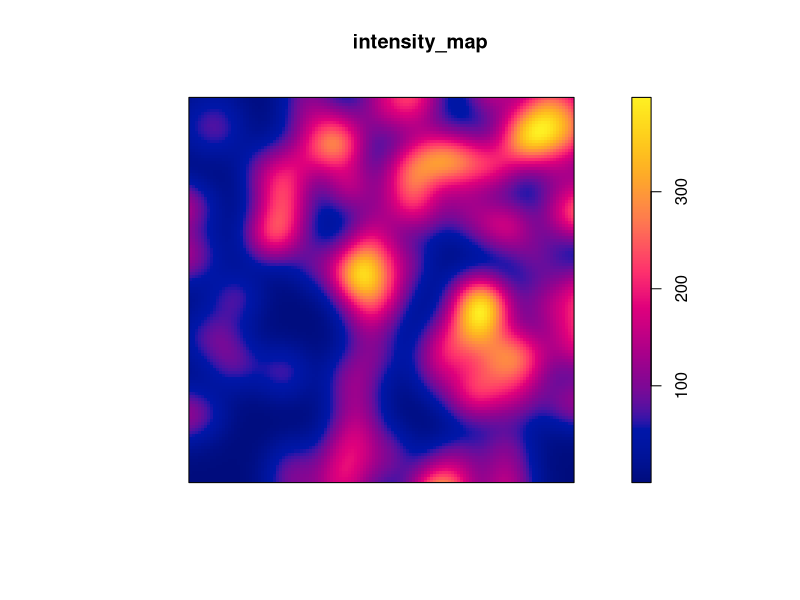

Reproduce this figure in R. (Note: this script raises an error after producing the figure.)
# skatta parametrar

# Ladda paketet
library(spatstat)

# Hämtat
# Skapa ett punktmönster (t.ex. slumpmässigt inom en kvadrat)
pp <- rpoispp(lambda = 100)  # 100 punkter per enhet area

# Skatta intensiteten (lambda)
lambda_hat <- intensity(pp)
print(lambda_hat)


# Simulera en inhomogen Poisson-process
lambda_function <- function(x, y) { 100 * (x + y) }
pp_inhom <- rpoispp(lambda_function)

# Skatta intensiteten icke-parametriskt
intensity_map <- density(pp_inhom, sigma = 0.05)
plot(intensity_map)


# Anpassa en Poisson-modell (homogen)
ppm_model <- ppm(pp, ~1)
summary(ppm_model)

# Anpassa en inhomogen modell med covariater
ppm_inhom <- ppm(pp, ~x + y)
summary(ppm_inhom)

# Anpassa en Strauss-modell
ppm_gibbs <- ppm(pp, ~1, Strauss(r=0.05))
summary(ppm_gibbs)

# Fit a homogeneous Poisson model (null model)
fit_hom <- ppm(Xlambda ~ 1)

# Fit an inhomogeneous model (e.g., with spatial trend)
fit_inhom <- ppm(Xlambda ~ x + y)

# Assuming Xlambda is your ppp object
lambda_hat <- intensity(Xlambda)
print(lambda_hat)
lambda_inhom <- density(Xlambda)
plot(lambda_inhom)
# View results
summary(fit_hom)
summary(fit_inhom)


# Skapa ett punktmönster (t.ex. slumpmässigt inom en kvadrat)
pp <- rpoispp(lambda = 100)  # 100 punkter per enhet area

# Skatta intensiteten (lambda)
lambda_hat <- intensity(pp)
print(lambda_hat)


# Simulera en inhomogen Poisson-process
lambda_function <- function(x, y) { 100 * (x + y) }
pp_inhom <- rpoispp(lambda_function)

# Skatta intensiteten icke-parametriskt
intensity_map <- density(pp_inhom, sigma = 0.05)
plot(intensity_map)
